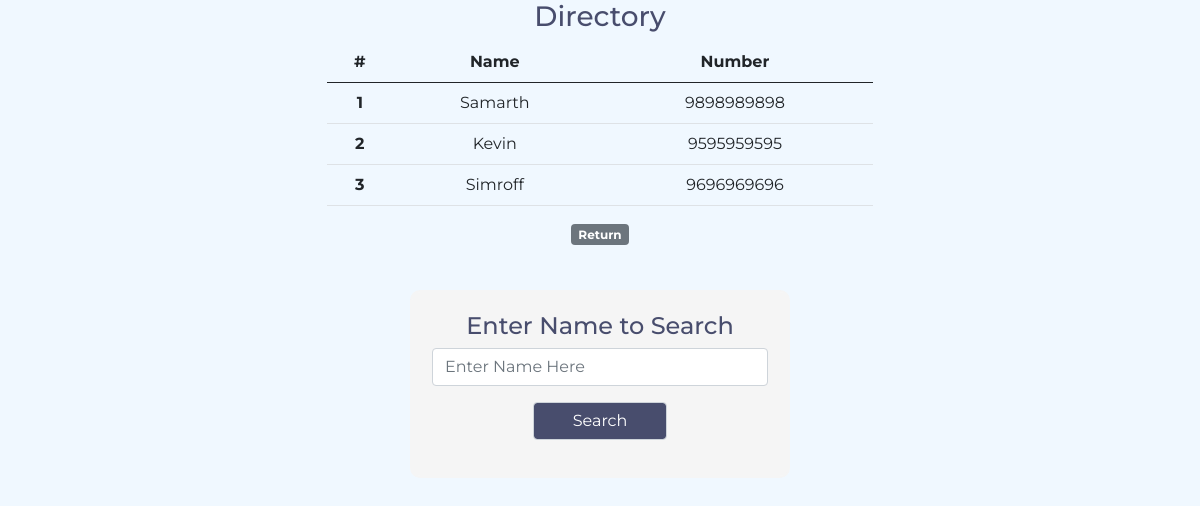
Page /directory/ on the earlier database version.
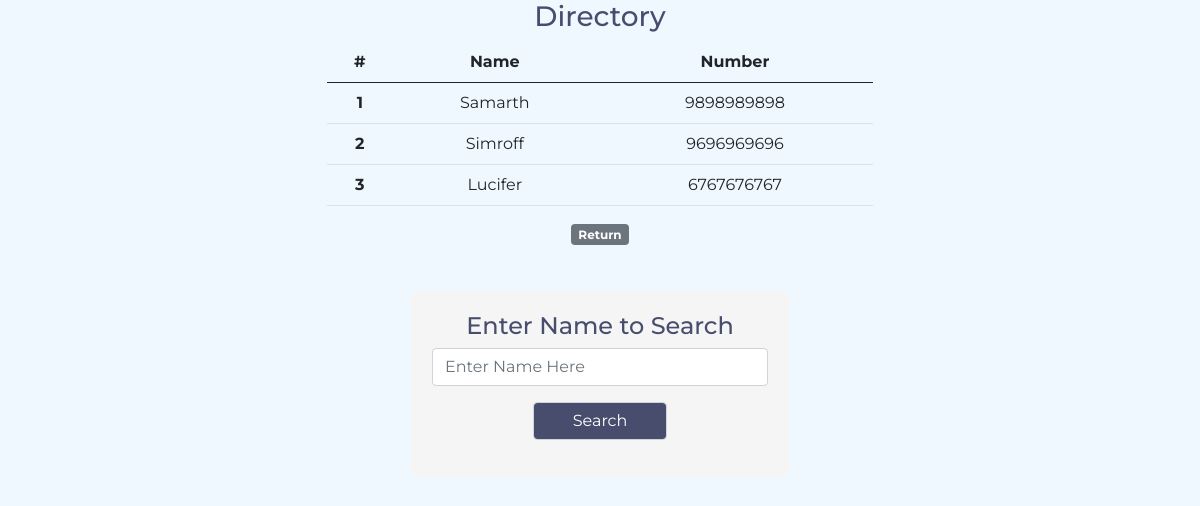
Same page on the later database version.
### myapp/models.py (models this page shows, shortened)
class directory(models.Model):
    name = models.CharField(max_length=100, blank=False, null=True)
    number = models.IntegerField()

### myapp/views.py (the view, shortened to what this page needs)
# urls.py: path('directory/',phonebook, name="Directory"),
def phonebook(req):
    det=''
    x = 0
    obj = directory.objects.all()
    print(x)
    context = {
        'obj': obj,
        'x' : x,
        'det': det
    }
    return render(req, 'directory.html',context)

### templates/directory.html (shortened to what this page needs)
{% extends 'base.html' %}
{% block body %}
<h3 class="text-center" id="head2">Directory</h3>
<div class="container text-center">
<div class="row">
    <div class="col-md-3"></div>
<div class="col-md-6">
<table class="table">
    <thead>
      <tr>
        <th scope="col">#</th>
        <th scope="col">Name</th>
        <th scope="col">Number</th>
      </tr>
    </thead>
    <tbody>
{% for i in obj %}
      <tr>
        <th scope="row">{{forloop.counter}}</th>
        <td>{{i.name}}</td>
        <td>{{i.number}}</td>
      </tr>
{% endfor %}
    </tbody>
  </table>
  <a href="/"><span  class="badge bg-secondary">Return</span></a>
  </div>
  <div class="col-md-3"></div>
  </div>
</div>
<br>
<div class="container">
  <div class="row">
    <div class="col-md-4"></div>
    <div class="col-md-4" id="main-box">
      <h4 id="head2" class='text-center'>Enter Name to Search </h4>
            <form action="/directory/" method="post">{% csrf_token %}
            <div class="mb-3">
                <input type="text" name="searchname" class="form-control" placeholder="Enter Name Here" required>
            </div>
            <div class="mb-3 d-flex justify-content-center">
            <input id="btn" type="submit" class="form-control" value="Search">
            </div>
            </form>
    </div>
    <div class="col-md-4"></div>
  </div>
</div>
{% endblock %}

### templates/base.html (shortened to what this page needs)
{% load static %}
<!doctype html>
<html lang="en">
  <head>
    <link href="https://cdn.jsdelivr.net/npm/bootstrap@5.0.0-beta3/dist/css/bootstrap.min.css" rel="stylesheet">
    <link rel="stylesheet" href="{% static 'myapp/style.css' %}">
  </head>
  <body>
    {% block body %}{% endblock %}
  </body>
</html>

### myapp/static/myapp/style.css (style rules this page uses)
body { background-color: aliceblue; margin: 0; padding: 0; font-family: 'Montserrat', sans-serif; }
#head2 { color: #484D6D; }
#main-box { border: 2px solid whitesmoke; border-radius: 10px; background-color: whitesmoke; margin-top: 20px; padding: 20px; }
#btn { background-color: #484D6D; color: white; width: 40%; }

Differences in the rows shown:
removed directory: name "Kevin", number "9595959595"
added directory: name "Lucifer", number "6767676767"
